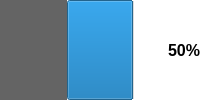
           <widget class="QGroupBox" name="light_box">
            <property name="sizePolicy">
             <sizepolicy hsizetype="Expanding" vsizetype="Expanding">
              <horstretch>0</horstretch>
              <verstretch>0</verstretch>
             </sizepolicy>
            </property>
            <property name="contextMenuPolicy">
             <enum>Qt::DefaultContextMenu</enum>
            </property>
            <property name="styleSheet">
             <string notr="true">background-color: rgb(100,100,100);border:none;</string>
            </property>
            <property name="title">
             <string/>
            </property>
            <layout class="QHBoxLayout" name="horizontalLayout_4" stretch="1,1,1,6">
             <property name="spacing">
              <number>0</number>
             </property>
             <property name="leftMargin">
              <number>0</number>
             </property>
             <property name="topMargin">
              <number>0</number>
             </property>
             <property name="rightMargin">
              <number>0</number>
             </property>
             <property name="bottomMargin">
              <number>0</number>
             </property>
             <item>
              <widget class="QLabel" name="l1">
               <property name="toolTip">
                <string>probe</string>
               </property>
               <property name="styleSheet">
                <string notr="true">image: url(:/signal/圆.png);</string>
               </property>
               <property name="text">
                <string/>
               </property>
              </widget>
             </item>
             <item>
              <widget class="QLabel" name="l2">
               <property name="toolTip">
                <string>model</string>
               </property>
               <property name="styleSheet">
                <string notr="true">image: url(:/signal/圆.png);</string>
               </property>
               <property name="text">
                <string/>
               </property>
              </widget>
             </item>
             <item>
              <widget class="QLabel" name="l3">
               <property name="toolTip">
                <string>reference</string>
               </property>
               <property name="styleSheet">
                <string notr="true">image: url(:/signal/圆.png);</string>
               </property>
               <property name="text">
                <string/>
               </property>
              </widget>
             </item>
             <item>
              <widget class="QProgressBar" name="progressBar">
               <property name="sizePolicy">
                <sizepolicy hsizetype="Expanding" vsizetype="Expanding">
                 <horstretch>0</horstretch>
                 <verstretch>0</verstretch>
                </sizepolicy>
               </property>
               <property name="font">
                <font>
                 <pointsize>12</pointsize>
                 <bold>true</bold>
                </font>
               </property>
               <property name="styleSheet">
                <string notr="true">background-color: rgb(255, 255, 255);
color: rgb(0, 0, 0);</string>
               </property>
               <property name="value">
                <number>50</number>
               </property>
               <property name="alignment">
                <set>Qt::AlignRight|Qt::AlignTrailing|Qt::AlignVCenter</set>
               </property>
              </widget>
             </item>
            </layout>
           </widget>
